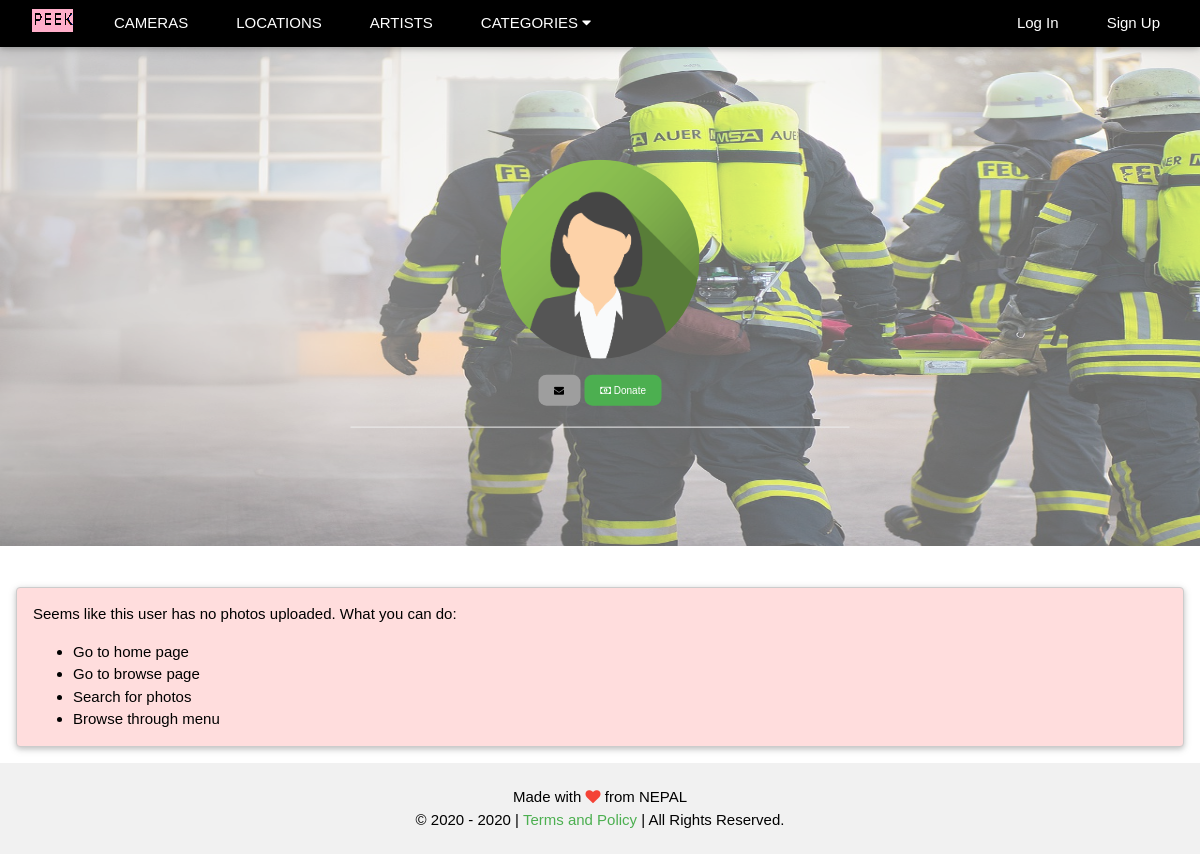
Before: /photobay/ with the older database file.
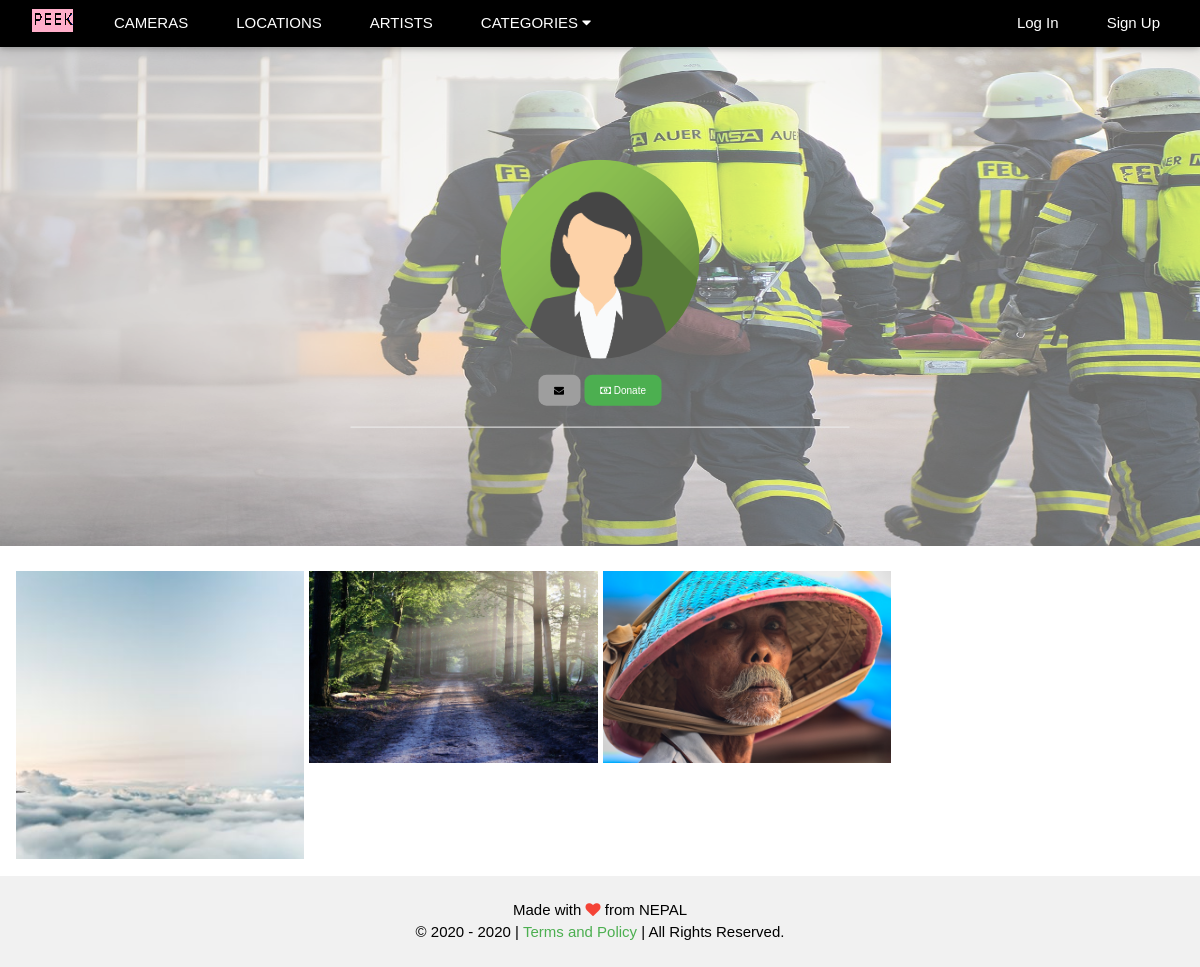
After: the same page with the newer database file.
### photos/models.py (models this page shows, shortened)
class Photo(models.Model):
    title = models.CharField(max_length=254)
    slug = models.SlugField(unique=True)
    category = models.ForeignKey('Category', on_delete=models.CASCADE)
    image = models.ImageField(upload_to=upload_image_path)
    image_type = models.CharField(max_length=10)
    camera = models.ForeignKey('Camera', on_delete=models.CASCADE)
    location = models.ForeignKey('Location', on_delete=models.CASCADE)
    tags = models.TextField()
    description = models.TextField()
    user = models.ForeignKey(User, on_delete=models.CASCADE)
    active = models.BooleanField(default=True)
    views_count = models.IntegerField(default=0)
    modified_on = models.DateTimeField(auto_now=True)
    uploaded_on = models.DateTimeField(auto_now_add=True)

### photos/views.py (the view)
# urls.py: path('<str:username>/', profile_public_page_view, name='public_profile'),
def profile_public_page_view(request, username):
    person = get_object_or_404(User, username=username, is_active=True)
    home = get_object_or_404(Photo, id=6)
    photos_list = Photo.objects.filter(active=True).filter(user=person).order_by('-uploaded_on')
    b_url = '?'
    if photos_list.count() != 0:
        paginator = Paginator(photos_list, 20)
        if 'page' in request.GET:
            q = request.GET['page']
            if q is not None and q != '' and q != '0':
                page_number = request.GET.get('page')
            else:
                page_number = 1
        else:
            page_number = 1
        data = paginator.get_page(page_number)
        return render(request, 'users/userpublic.html', {'home' : home, 'person' : person, 'data' : data, 'base_url' : b_url})
    else:
        return render(request, 'users/userpublic.html', {'home' : home, 'person' : person, 'no_posts_found' : True, 'base_url' : b_url})

### photos/context_processors.py (called while the page is built)
def category(request):
    cats = Category.objects.all().order_by('category')
    return {'cat_menu' : cats}

### photos/models.py (called while the page is built)
    def __str__(self):
        return self.category

### templates/users/userpublic.html (shortened to what this page needs)
{% extends 'base.html' %}
{% block content %} {% load static %}
<div class="w3-display-container w3-center"  style="margin-top:46px">
   <div class="w3-display-middle w3-center w3-container">
        <p>
           {% if person.profile_picture %}
              <img src="{{ person.profile_picture.url }}" class="w3-circle w3-hide-small w3-hide-medium" style="width:40%">
              <img src="{{ person.profile_picture.url }}" class="w3-circle w3-hide-small w3-hide-large" style="width:50%">
              <img src="{{ person.profile_picture.url }}" class="w3-circle w3-hide-medium w3-hide-large" style="width:70%">
           {% else %}
              <img src="{% static 'images/user_blank.png' %}" class="w3-circle w3-hide-small w3-hide-medium" style="width:40%">
           {% endif %}
        </p>
         <div class="w3-container w3-center w3-section">
            <a href="mailto:{{ person.email }}" style="text-decoration: none;" class="w3-button w3-tiny w3-grey w3-round-large w3-hover-green"><i class="fa fa-envelope"></i></a>
            <a href="#" style="text-decoration: none;" class="w3-button w3-tiny w3-green w3-round-large w3-hover-grey"><i class="fa fa-money"></i> Donate</a>
         </div>
        <hr/>
   </div>
</div>
<div class="w3-content" style="margin-top:25px; max-width:1500px">
   <section class="w3-container w3-section" id="photos">
      {% for item in data %}
      <div class="w3-display-container" style="margin-bottom: 5px;">
         <div class="img-container">
            <a href="{% url 'single' item.user.username item.slug %}">
            <img src="{{ item.image.url }}">
            </a>
         </div>
      </div>
      {% endfor %}
   </section>
  {% if no_posts_found %}
  <div class="w3-container w3-card w3-round w3-border w3-pale-red w3-margin">
    <p>Seems like this user has no photos uploaded. What you can do:
      <ul>
        <li>Go to home page</li>
        <li>Go to browse page</li>
        <li>Search for photos</li>
        <li>Browse through menu</li>
      </ul>
    </p>
  </div>
{% endif %}
</div>
{% endblock %}

Changed rows visible on the page:
added Photo: image (picture)
added Photo: image (picture)
added Photo: image (picture)
Other visible differences:
text no longer shown: "Seems like this user has no photos uploaded. What you can do: Go to home page Go to browse page Search for photos Browse through menu"
